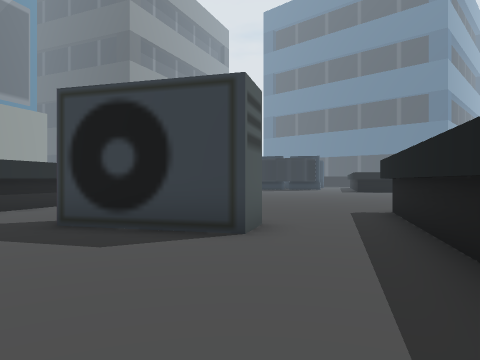
view 1 (above)

24 first-person views from a walk through a Unity game level. The camera is 1.5 m above the floor, looks level and sees 70° across. The floor is counted in squares, 2 m on a side. Each view is taken from the middle of a square. On the plan, view 1 faces up. The plan holds only what a view shows up to about 11 squares ahead; the rest is blank. The place goes on beyond the plan. The player is left out. Some surface patterns are stand-ins.

view 2
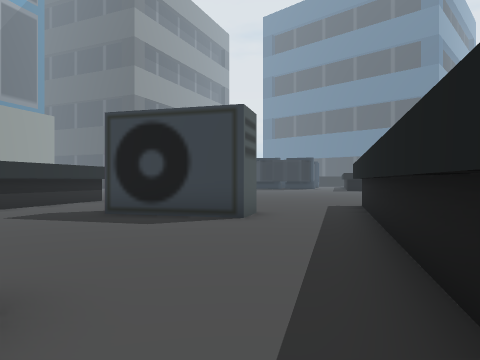

view 3
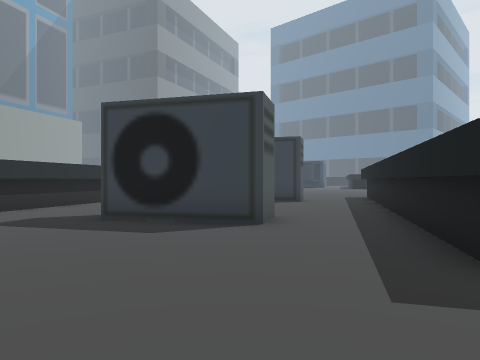

view 4
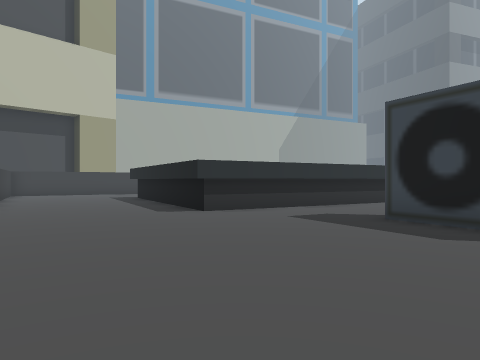

view 5
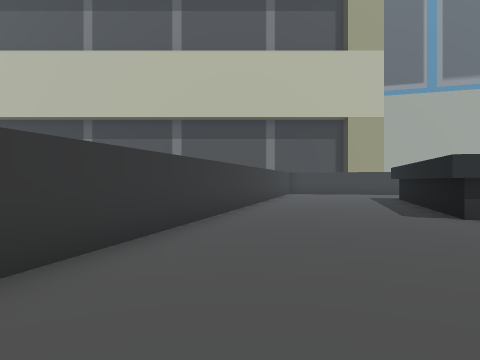

view 6
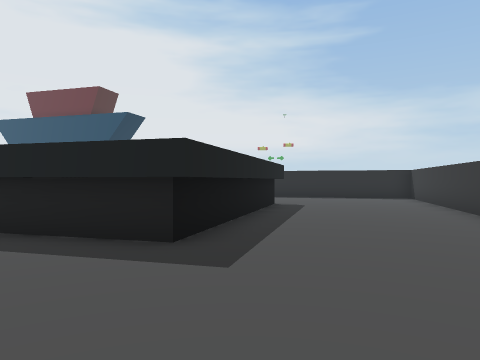

view 7
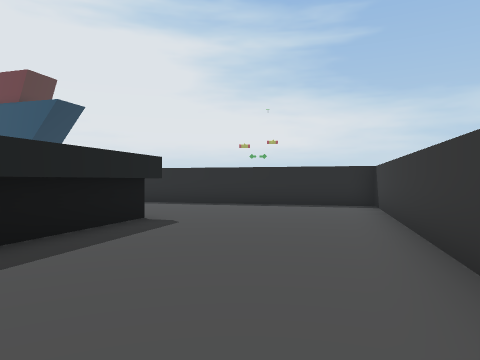

view 8
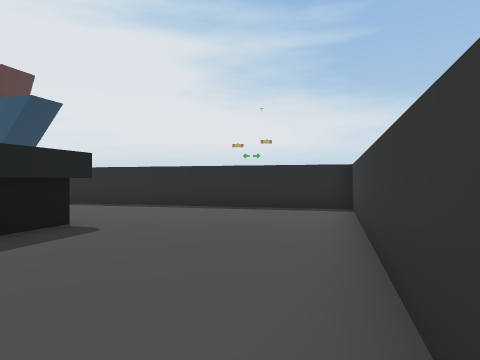

view 9
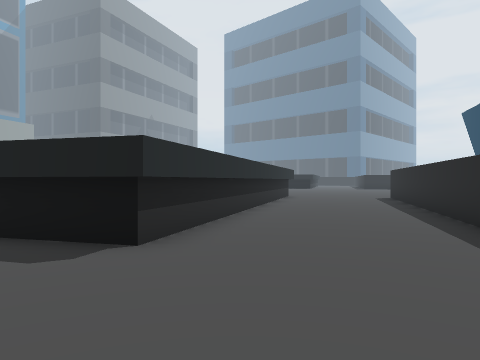

view 10
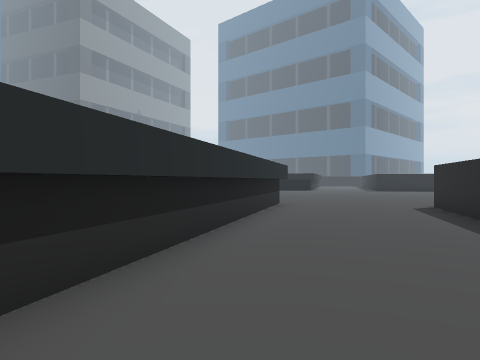

view 11
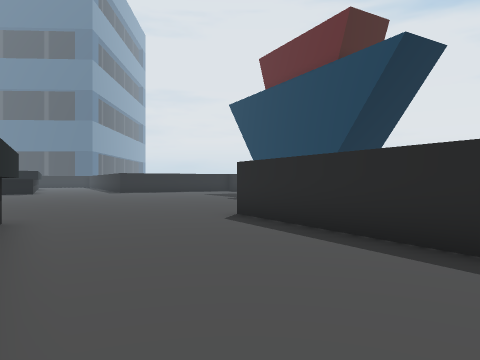

view 12
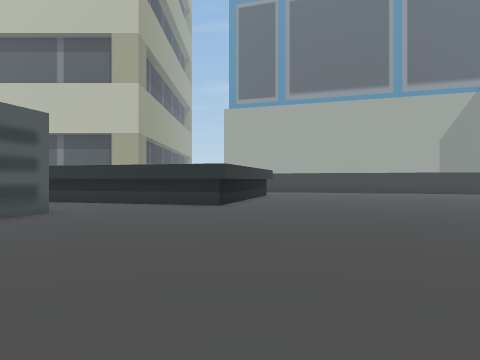

view 13
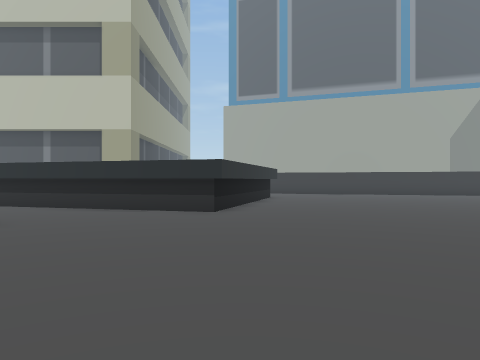

view 14
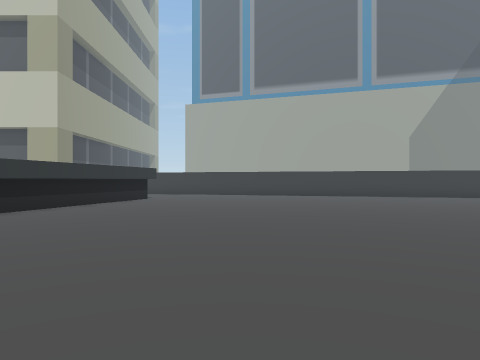

view 15
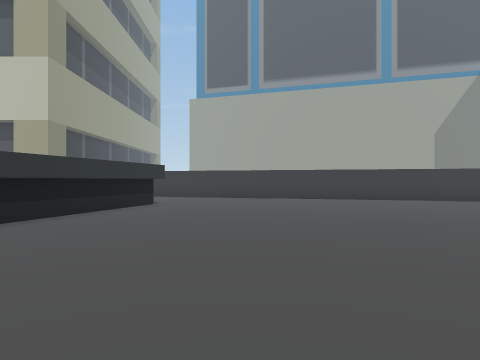

view 16
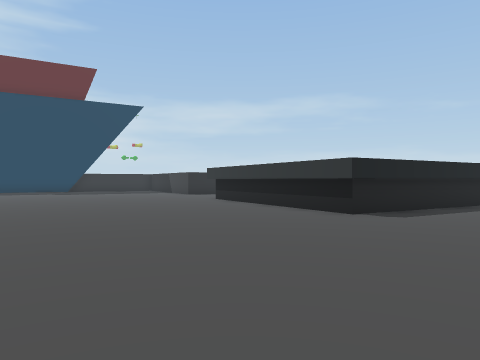

view 17
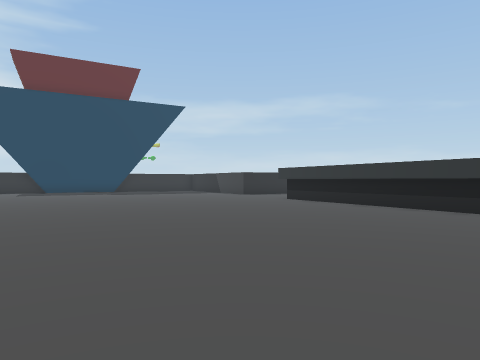

view 18
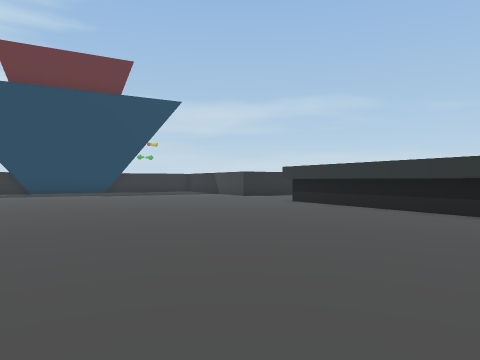

view 19
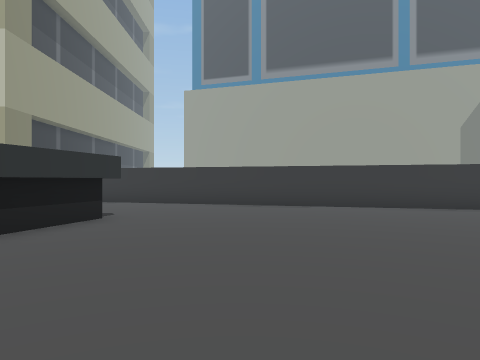

view 20
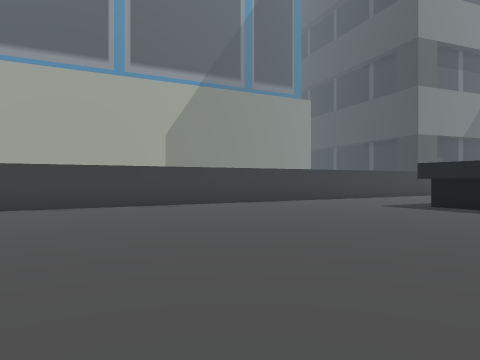

view 21
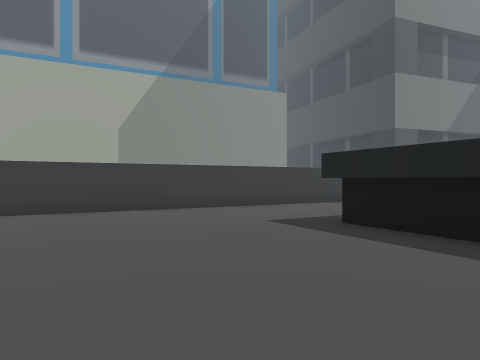

view 22
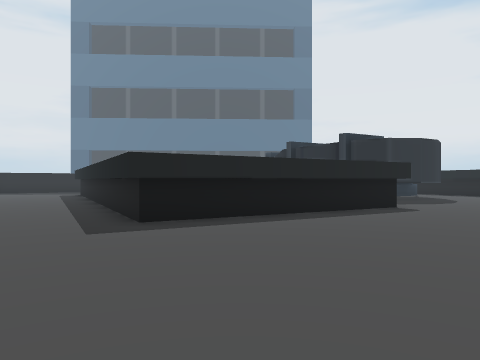

view 23
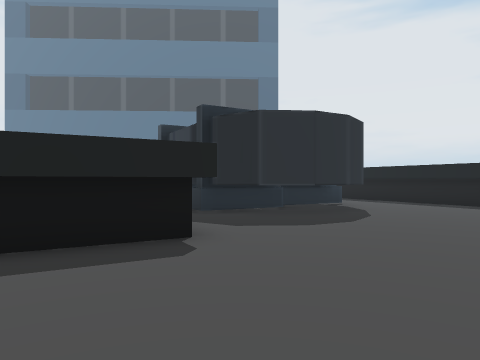

view 24
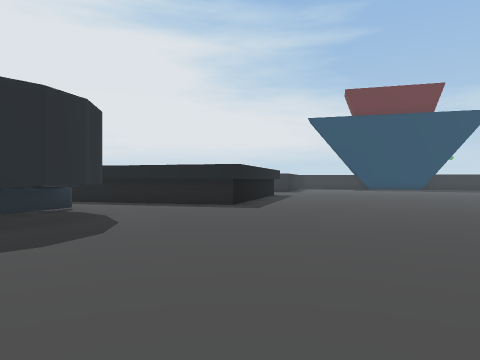

### Floor plan
Points are (right, up) in squares from view 1. A wall is a line through its corners. A room is listed if a view was taken in it or the views show most of it. See-through windows are left out.
Room 1 (view 1)
walls: (-1.3, -0.1) (-1.6, -1.2); (0.4, 5.8) (0.1, 4.8) (-3.1, 5.7); (0.6, -1.5) (2.3, 4.5); (-5.9, 6.5) (-7.2, 1.7); (0.9, -1.6) (2.5, 4.2); (-6, 6.8) (-7.4, 1.8)
ways out: opening at (-4.5, 1.8) to room 2; opening at (-4.5, 6) to room 2; opening at (-0.5, -0.5) to room 2; opening at (1, 5.5) to room 2
Room 2 (views 2, 3, 4, 5, 6, 7, 8, 9, 10, 11, 12, 13, 14, 15, 16, 17, 18, 19, 20, 21, 22, 23, 24)
walls: (-2.8, 6.7) (-1.5, 6.4); (2.3, 4.5) (3.4, 8.3) (9.2, 6.7); (2.5, 4.2) (3.6, 8) (9.1, 6.4); (-11.8, 12.3) (-5, 10.4) (-6, 6.8); (-11.9, 12.6) (-4.7, 10.6) (-5.9, 6.5); (-1.1, 23.3) (-8.3, 25.3) (-7, 29.8); (-1.2, 23.6) (-8, 25.5) (-7.2, 28.3); (-7.2, 1.7) (-8.3, -2.1) (-11.9, -1.1); (-7.4, 1.8) (-8.4, -1.8) (-12.8, -0.6); (7, 21) (8, 24.6); (8, 21) (7.3, 21.2) (8, 23.8); (10.5, 6.2) (7, -6.4) (-0.2, -4.4) (0.6, -1.5); (10, 5.2) (9.9, 4.7); (9.8, 4.6) (6.8, -6.1) (0.1, -4.2) (0.9, -1.6); (-1.6, -1.2) (-4.8, -0.3); (4.8, 24.1) (3.5, 23.9) (2.5, 24.2) (1.6, 25) (1.4, 26.2); (3.3, 25.6) (1, 26.3); (6, 25.4) (3.8, 26); (-11.3, 29.2) (-16, 12.6); (-12.9, -5.5) (-4.6, -7.8); (1.9, -9.7) (9.7, -11.9) (14.3, 4.5)
ways out: opening at (-4.5, 1.8) to room 1; opening at (-4.5, 6) to room 1; opening at (-0.5, -0.5) to room 1; opening at (1, 5.5) to room 1; opening at (7, 25)

Positions as (right, up) in squares from view 1, and headings:
1: (0, 0), facing up
2: (0, -2), facing up
3: (-2, -7), facing up
4: (-2, -7), facing up-left
5: (-2, -6), facing left
6: (-4, -5), facing right
7: (0, -8), facing right
8: (1, -9), facing right
9: (8, -10), facing up
10: (9, -5), facing up
11: (9, -1), facing up-right
12: (5, 11), facing left
13: (3, 11), facing left
14: (2, 16), facing left
15: (-1, 15), facing left
16: (0, 15), facing down-right
17: (2, 17), facing down-right
18: (3, 16), facing down-right
19: (-5, 15), facing left
20: (-5, 15), facing up-left
21: (-5, 20), facing up-left
22: (-11, 20), facing up-right
23: (-4, 20), facing up-right
24: (-3, 21), facing right
